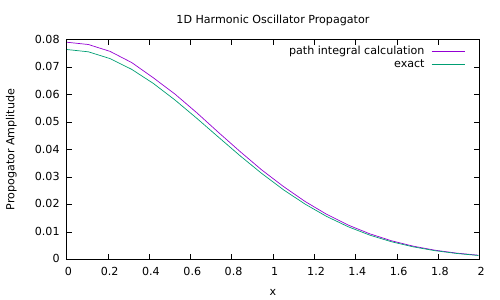

Write gnuplot code to recreate this figure.
set term pdfcairo
set output "1D_HO_propagator.pdf"
set size 1, 1
set autoscale
unset log
unset label
set xtic auto
set ytic auto
set title "1D Harmonic Oscillator Propagator"
set ylabel "Propogator Amplitude"
set xlabel "x" 
plot "1D_HO_propagator.txt" using 1:2 title "path integral calculation" with lines, "1D_HO_propagator.txt" using 1:3 title "exact" with lines, 
set output
